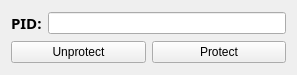
<?xml version="1.0" encoding="UTF-8"?>
<ui version="4.0">
 <class>KernelProcessProtectionModderClass</class>
 <widget class="QWidget" name="KernelProcessProtectionModderClass">
  <property name="geometry">
   <rect>
    <x>0</x>
    <y>0</y>
    <width>297</width>
    <height>75</height>
   </rect>
  </property>
  <property name="minimumSize">
   <size>
    <width>297</width>
    <height>75</height>
   </size>
  </property>
  <property name="maximumSize">
   <size>
    <width>297</width>
    <height>75</height>
   </size>
  </property>
  <property name="windowTitle">
   <string>Protection Modder</string>
  </property>
  <layout class="QVBoxLayout" name="verticalLayout">
   <item>
    <layout class="QHBoxLayout" name="horizontalLayout">
     <item>
      <widget class="QLabel" name="pidLabel">
       <property name="font">
        <font>
         <family>Segoe Script</family>
         <pointsize>11</pointsize>
         <bold>true</bold>
        </font>
       </property>
       <property name="text">
        <string>PID:</string>
       </property>
      </widget>
     </item>
     <item>
      <widget class="QLineEdit" name="pidLineEdit"/>
     </item>
    </layout>
   </item>
   <item>
    <layout class="QHBoxLayout" name="horizontalLayout_2">
     <item>
      <widget class="QPushButton" name="unprotectButton">
       <property name="text">
        <string>Unprotect</string>
       </property>
      </widget>
     </item>
     <item>
      <widget class="QPushButton" name="protectButton">
       <property name="text">
        <string>Protect</string>
       </property>
      </widget>
     </item>
    </layout>
   </item>
  </layout>
 </widget>
 <layoutdefault spacing="6" margin="11"/>
 <resources>
  <include location="KernelProcessProtectionModder.qrc"/>
 </resources>
 <connections/>
</ui>
